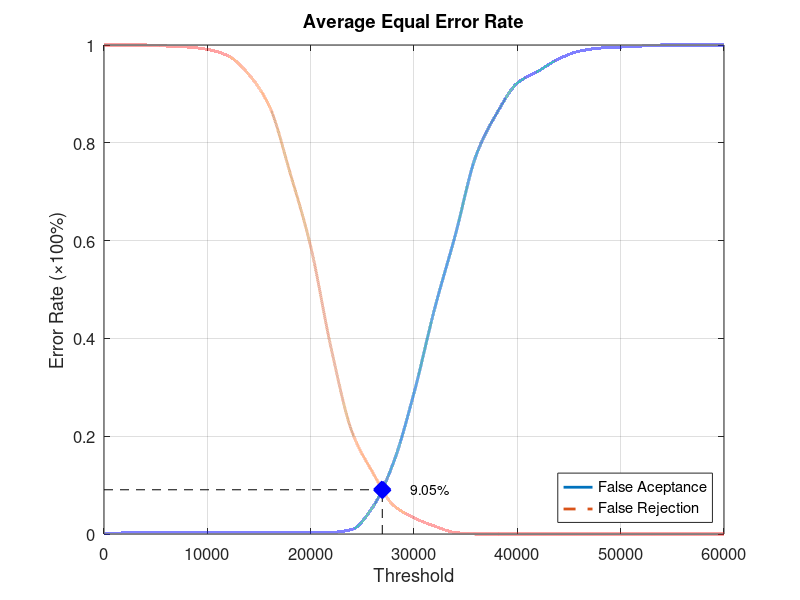
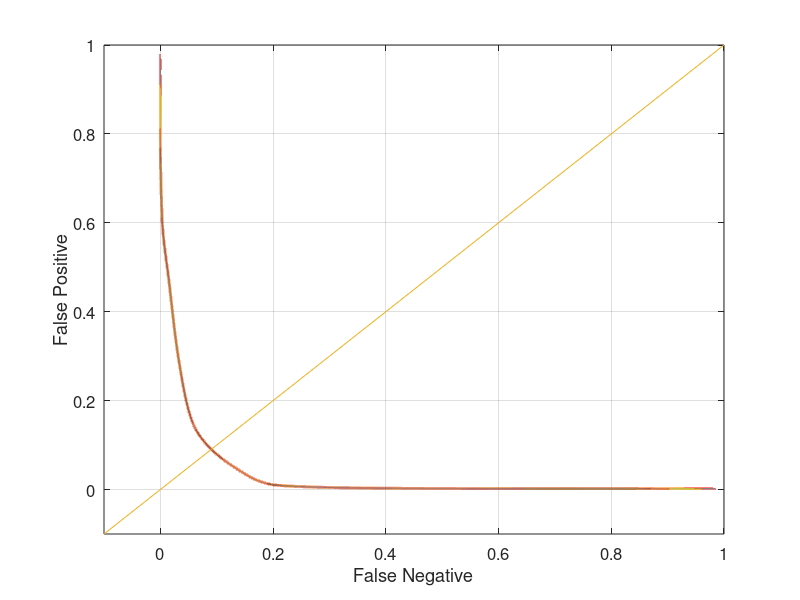

Reproduce these figures in MATLAB, in order.
function yEER = Database4Average
close all;
clear;
clc;
x = 0:2000:60000;
xq = 0:0.5:60000;

y0 = [0 0.00210526 0.00210526 0.00210526 0.00210526 0.00210526 0.00210526 0.00210526 0.00210526 0.00210526 0.00210526 0.0031579 0.00947368 0.0547368 0.145263 0.288421 0.461053 0.611579 0.773684 0.86 0.922105 0.946316 0.971579 0.987368 0.993684 0.99579 0.997895 1 1 1 1];
yy0 = interp1(x, y0, xq, 'pchip');
y1 = [1 1 1 0.998 0.996 0.991 0.978 0.94 0.875 0.739 0.588 0.378 0.209 0.126 0.059 0.033 0.016 0.003 0 0 0 0 0 0 0 0 0 0 0 0 0];
yy1 = interp1(x, y1, xq, 'pchip');

% Calculating EER: 
y2 = abs(y0 - y1);
find(y2 == min(y2))
yy2 = abs(yy0 - yy1);
xEER = find(yy2 == min(yy2));
xEERIndex = xq(xEER) % X-axis EER
yEER = yy0(xEER) % Y-axis EER

main = figure
plot(xq, yy0,'-','LineWidth', 2);	hold on
plot(xq, yy1,'--','LineWidth', 2);	hold on
plot([xEERIndex xEERIndex], [0 yEER], 'k--');	hold on
plot([0 xEERIndex], [yEER yEER], 'k--');	hold on
plot(xEERIndex, yEER, 'bx', 'LineWidth', 10);	hold on
text(xEERIndex + 10 * xEERIndex / 100, yEER, [num2str(round((10000 * yEER)) / 100) '%'])
legend('False Aceptance', 'False Rejection', 'Location', 'SouthEast')
xlabel('Threshold')
ylabel('Error Rate (\times100%)')
title('Average Equal Error Rate')
set(gca, 'FontSize', 12)
axis([0 60000 0 1])
grid on

print(main, 'Database4AverageMain', '-dpng');
FNRxFPR = figure('Color', [1 1 1]);
plot(yy1, yy0, '-', yy1, yy0, 'LineWidth', 2);
hold on
y = -0.1:0.1:1
plot(y, y); 
set(gca, 'FontSize', 12)
xlabel('False Negative')
ylabel('False Positive')
axis([-0.1 1 -0.1 1])
set(gca, 'FontSize', 12)
grid on

print(FNRxFPR, 'Database4AverageFNRxFPR','-dpng');
end
